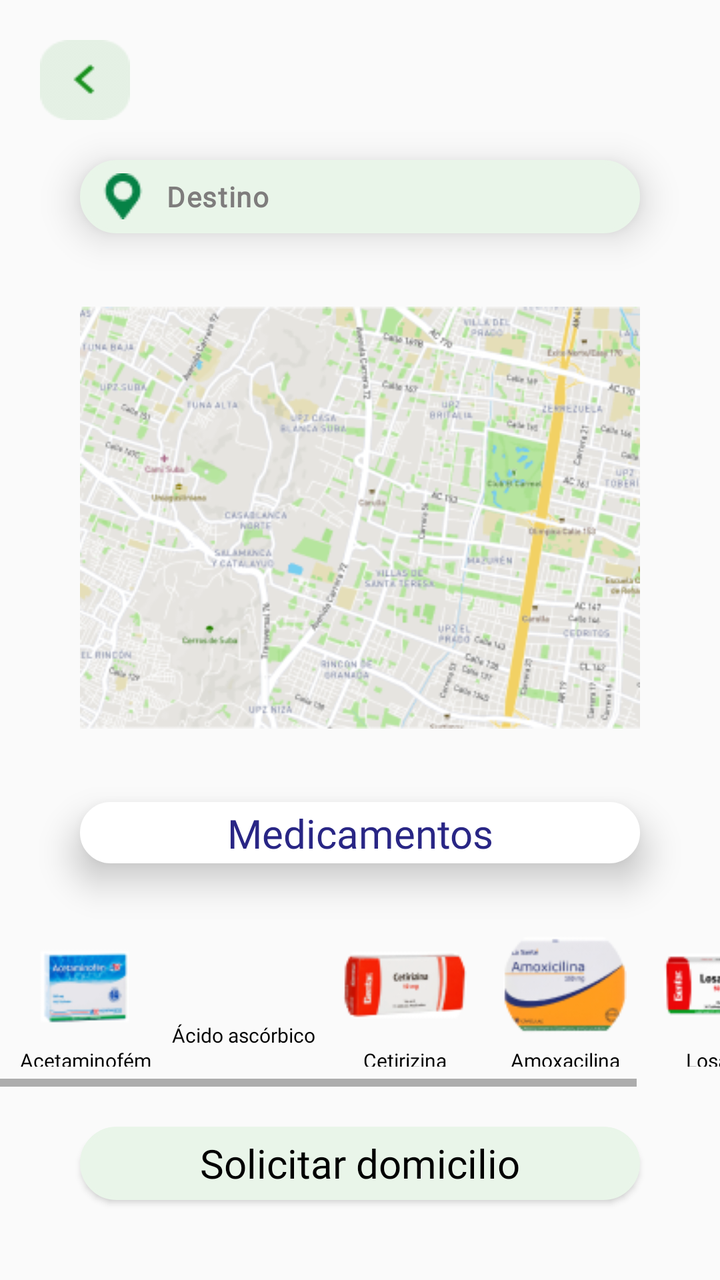
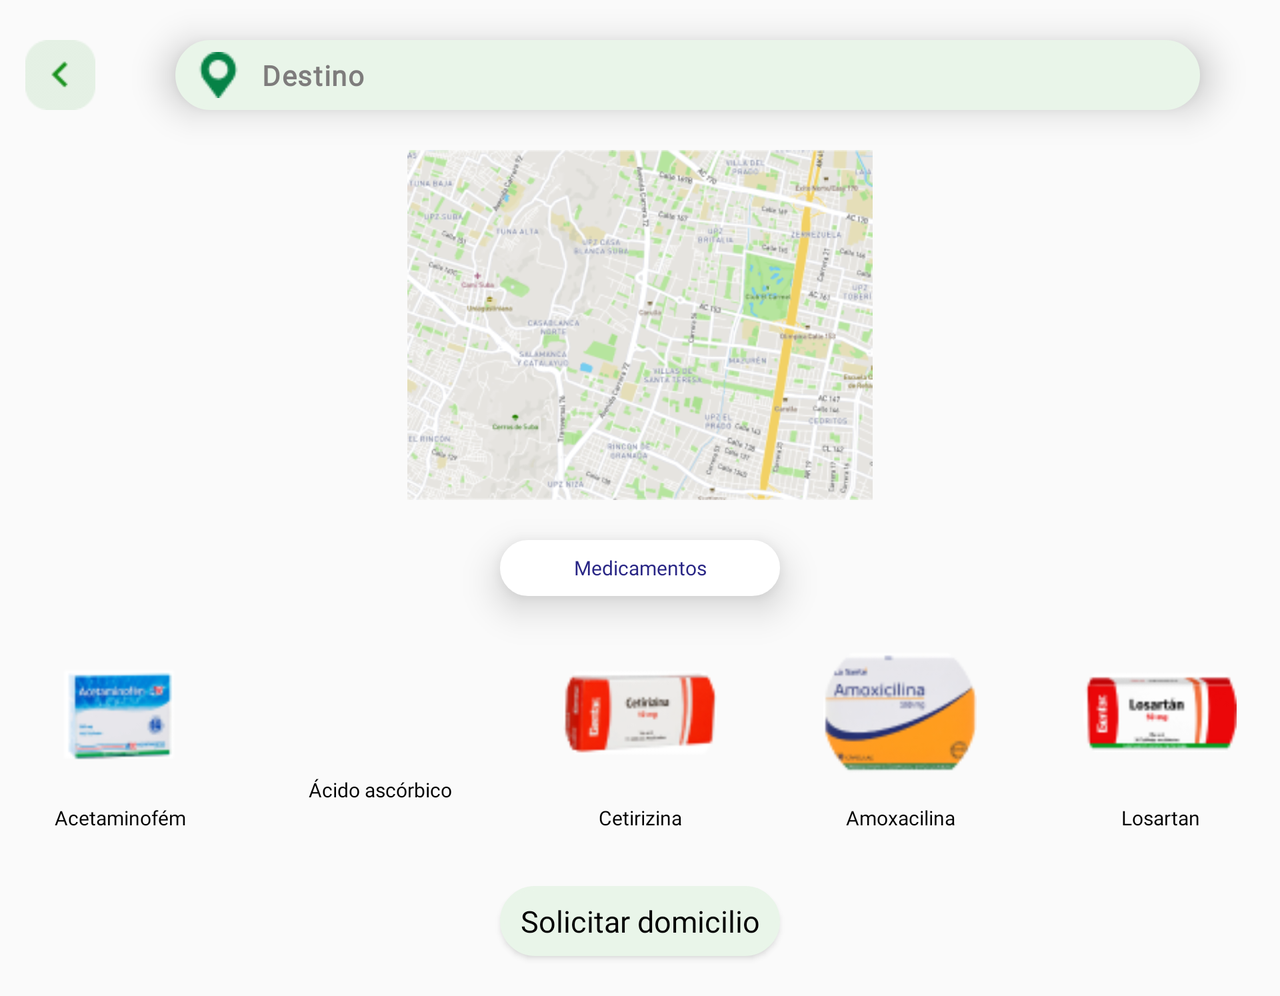

Two renders of one Android screen. The first uses the default layout on a phone; the second uses the alternative layout the repository ships for a different screen configuration, on a matching device. The two XML files are below.
<!-- AndroidManifest.xml: application theme Theme.MedicaMeApp -->
<!-- res/layout/activity_domicilio.xml -->
<?xml version="1.0" encoding="utf-8"?>
<androidx.constraintlayout.widget.ConstraintLayout xmlns:android="http://schemas.android.com/apk/res/android"
    xmlns:app="http://schemas.android.com/apk/res-auto"
    xmlns:tools="http://schemas.android.com/tools"
    android:layout_width="match_parent"
    android:layout_height="match_parent"
    tools:context=".DomicilioActivity">

    <ImageButton
        android:id="@+id/backButton"
        android:layout_width="0dp"
        android:layout_height="40dp"
        android:layout_marginLeft="20dp"
        android:layout_marginTop="20dp"
        android:layout_marginBottom="10dp"
        app:layout_constraintBottom_toTopOf="@+id/destino"
        app:layout_constraintStart_toStartOf="parent"
        app:layout_constraintTop_toTopOf="parent"
        app:layout_constraintVertical_weight="0.8"
        android:background="@drawable/iconback"

        />

    <EditText
        android:id="@+id/destino"
        android:layout_width="0dp"
        android:layout_height="0dp"

        android:layout_alignParentLeft="true"
        android:layout_alignParentTop="true"
        android:layout_marginStart="40dp"
        android:layout_marginTop="10dp"
        android:layout_marginEnd="40dp"
        android:layout_marginBottom="10dp"
        android:background="@drawable/rounded_background_green"
        android:drawableLeft="@drawable/ubicationicon"
        android:drawablePadding="10dp"

        android:elevation="11dp"
        android:fontFamily="@font/roboto_bold"
        android:hint="Destino"
        android:letterSpacing="0.04"
        android:lineHeight="16sp"
        android:paddingLeft="10dp"


        android:textColorHint="#7E7C7C"
        android:textFontWeight="700"
        android:textSize="14sp"
        app:circularflow_radiusInDP="15dp"
        app:layout_constraintBottom_toTopOf="@+id/mapView"
        app:layout_constraintEnd_toEndOf="parent"
        app:layout_constraintHorizontal_bias="1.0"
        app:layout_constraintStart_toStartOf="parent"
        app:layout_constraintTop_toBottomOf="@+id/backButton"
        app:layout_constraintVertical_weight="0.6" />

    <ImageView
        android:id="@+id/mapView"
        android:layout_width="0dp"
        android:layout_height="0dp"
        android:layout_marginLeft="40dp"
        android:layout_marginTop="10dp"
        android:layout_marginRight="40dp"
        app:srcCompat="@drawable/mapa"
        android:layout_marginBottom="10dp"
        app:layout_constraintBottom_toTopOf="@+id/Medicamentos"
        app:layout_constraintEnd_toEndOf="parent"
        app:layout_constraintStart_toStartOf="parent"

        app:layout_constraintTop_toBottomOf="@+id/destino"

        app:layout_constraintVertical_weight="4" />

    <TextView
        android:id="@+id/Medicamentos"
        android:layout_width="0dp"
        android:layout_height="0dp"
        android:layout_marginStart="40dp"
        android:layout_marginTop="10dp"
        android:layout_marginEnd="40dp"
        android:layout_marginBottom="10dp"
        android:background="@drawable/rounded_frame_layout"
        android:elevation="11dp"
        android:fontFamily="@font/roboto_bold"
        android:gravity="center"
        android:lineHeight="23sp"
        android:text="Medicamentos"
        android:textAlignment="center"
        android:textColor="#292685"
        android:textSize="20sp"
        app:layout_constraintBottom_toTopOf="@+id/listaMedicamentos"
        app:layout_constraintEnd_toEndOf="parent"
        app:layout_constraintStart_toStartOf="parent"
        app:layout_constraintTop_toBottomOf="@+id/mapView"
        app:layout_constraintVertical_weight="0.5" />

    <HorizontalScrollView
        android:id="@+id/listaMedicamentos"
        android:layout_width="0dp"
        android:layout_height="0dp"
        android:layout_marginTop="10dp"
        android:layout_marginBottom="10dp"
        android:fillViewport="true"
        app:layout_constraintBottom_toTopOf="@+id/buttonSolicitarDomicilio"
        app:layout_constraintEnd_toEndOf="parent"
        app:layout_constraintStart_toStartOf="parent"
        app:layout_constraintTop_toBottomOf="@+id/Medicamentos"
        app:layout_constraintVertical_weight="1.5">

        <LinearLayout
            android:id="@+id/medHorizontal"
            android:layout_width="0dp"
            android:layout_height="fill_parent"
            android:orientation="horizontal"
            android:padding="10dp">

            <LinearLayout
                android:id="@+id/acetaminofem"
                android:layout_width="0dp"
                android:layout_height="fill_parent"
                android:layout_marginRight="10dp"
                android:layout_weight="1"
                android:orientation="vertical">

                <ImageView
                    android:layout_width="match_parent"
                    android:layout_height="wrap_content"
                    app:srcCompat="@drawable/acetaminofem"
                    android:layout_weight="0.7">

                </ImageView>

                <TextView
                    android:layout_width="match_parent"
                    android:layout_height="wrap_content"
                    android:fontFamily="@font/roboto_bold"
                    android:text="Acetaminofém"
                    android:textAlignment="center"
                    android:gravity="center"
                    android:textColor="#000000"
                    android:textSize="10sp"
                    android:layout_weight="0.3"></TextView>
            </LinearLayout>

            <LinearLayout
                android:id="@+id/acidoAscorbico"
                android:layout_width="0dp"
                android:layout_height="fill_parent"
                android:layout_marginRight="10dp"
                android:layout_weight="1"
                android:orientation="vertical">

                <ImageView
                    android:layout_width="match_parent"
                    android:layout_height="wrap_content"
                    app:srcCompat="@drawable/acido_ascorbico"
                    android:layout_weight="0.7">

                </ImageView>

                <TextView
                    android:layout_width="match_parent"
                    android:layout_height="wrap_content"
                    android:fontFamily="@font/roboto_bold"
                    android:text="Ácido ascórbico"
                    android:textAlignment="center"
                    android:singleLine="true"
                    android:gravity="center"
                    android:textColor="#000000"
                    android:textSize="10sp"
                    android:layout_weight="0.3"></TextView>
            </LinearLayout>

            <LinearLayout
                android:id="@+id/cetirizina"
                android:layout_width="0dp"
                android:layout_height="fill_parent"
                android:layout_marginRight="10dp"
                android:layout_weight="1"
                android:orientation="vertical">

                <ImageView
                    android:layout_width="match_parent"
                    android:layout_height="wrap_content"
                    app:srcCompat="@drawable/cetirizina"
                    android:layout_weight="0.7">

                </ImageView>

                <TextView
                    android:layout_width="match_parent"
                    android:layout_height="wrap_content"
                    android:fontFamily="@font/roboto_bold"
                    android:text="Cetirizina"
                    android:textAlignment="center"
                    android:gravity="center"
                    android:textColor="#000000"
                    android:textSize="10sp"
                    android:layout_weight="0.3"></TextView>
            </LinearLayout>

            <LinearLayout
                android:id="@+id/amoxacilina"
                android:layout_width="0dp"
                android:layout_height="fill_parent"
                android:layout_marginRight="10dp"
                android:layout_weight="1"
                android:orientation="vertical">

                <ImageView
                    android:layout_width="match_parent"
                    android:layout_height="wrap_content"
                    app:srcCompat="@drawable/amoxacilina"
                    android:layout_weight="0.7">
                </ImageView>

                <TextView
                    android:layout_width="match_parent"
                    android:layout_height="wrap_content"
                    android:fontFamily="@font/roboto_bold"
                    android:text="Amoxacilina"
                    android:textAlignment="center"
                    android:gravity="center"
                    android:textColor="#000000"
                    android:textSize="10sp"
                    android:layout_weight="0.3"></TextView>
            </LinearLayout>

            <LinearLayout
                android:id="@+id/losartan"
                android:layout_width="0dp"
                android:layout_height="fill_parent"
                android:layout_weight="1"
                android:orientation="vertical">

                <ImageView
                    android:layout_width="match_parent"
                    android:layout_height="wrap_content"
                    app:srcCompat="@drawable/losartan"
                    android:layout_weight="0.7">

                </ImageView>

                <TextView
                    android:layout_width="match_parent"
                    android:layout_height="wrap_content"
                    android:fontFamily="@font/roboto_bold"
                    android:text="Losartan"
                    android:textAlignment="center"
                    android:gravity="center"
                    android:textColor="#000000"
                    android:textSize="10sp"
                    android:layout_weight="0.3"></TextView>
            </LinearLayout>

        </LinearLayout>
    </HorizontalScrollView>


    <Button
        android:id="@+id/buttonSolicitarDomicilio"
        android:layout_width="0dp"
        android:layout_height="0dp"
        android:layout_marginStart="40dp"
        android:layout_marginTop="10dp"
        android:layout_marginEnd="40dp"
        android:layout_marginBottom="40dp"
        android:background="@drawable/rounded_background_green"
        android:fontFamily="@font/roboto_bold"
        android:text="Solicitar domicilio"
        android:textAllCaps="false"
        android:textColor="#000000"
        android:textSize="20sp"
        app:layout_constraintBottom_toBottomOf="parent"
        app:layout_constraintEnd_toEndOf="parent"
        app:layout_constraintHorizontal_bias="1.0"
        app:layout_constraintStart_toEndOf="@+id/listaMedicamentos"
        app:layout_constraintStart_toStartOf="parent"
        app:layout_constraintTop_toBottomOf="@+id/listaMedicamentos"
        app:layout_constraintVertical_weight="0.6" />

    <TextView
        android:id="@+id/weatherText"
        android:layout_width="wrap_content"
        android:layout_height="wrap_content"
        app:layout_constraintBottom_toTopOf="@+id/destino"
        app:layout_constraintEnd_toEndOf="parent"
        app:layout_constraintStart_toEndOf="@+id/backButton"
        app:layout_constraintTop_toTopOf="parent" />

</androidx.constraintlayout.widget.ConstraintLayout>
<!-- resources referenced by this layout -->
<resources>
  <!-- drawable acetaminofem: png bitmap (drawable-v24, 4354 bytes) -->
  <!-- drawable amoxacilina: png bitmap (drawable-v24, 6001 bytes) -->
  <!-- drawable cetirizina: png bitmap (drawable-v24, 4610 bytes) -->
  <!-- drawable iconback: png bitmap (drawable, 871 bytes) -->
  <!-- drawable losartan: png bitmap (drawable, 61745 bytes) -->
  <!-- drawable mapa: png bitmap (drawable-v24, 142159 bytes) -->
  <!-- drawable rounded_background_green (drawable) -->
  <?xml version="1.0" encoding="utf-8"?>
  <shape xmlns:android="http://schemas.android.com/apk/res/android">
  
      <solid android:color="#E9F5E9"/>
  
      <stroke android:width="2dp"
          android:color="#E9F5E9"/>
      <corners
          android:bottomRightRadius="40dp"
          android:bottomLeftRadius="40dp"
          android:topLeftRadius="40dp"
          android:topRightRadius="40dp"/>
  </shape>
  <!-- drawable rounded_frame_layout (drawable) -->
  <?xml version="1.0" encoding="UTF-8"?>
  <shape xmlns:android="http://schemas.android.com/apk/res/android">
      <solid android:color="#FFFFFF"/>
  
      <stroke android:width="2dp"
          android:color="#FFFFFF"/>
  
      <padding android:left="2dp"
          android:top="2dp"
          android:right="2dp"
          android:bottom="2dp"/>
  
      <corners android:radius="30dp" />
  </shape>
  <!-- drawable ubicationicon: png bitmap (drawable-v24, 691 bytes) -->
  <style name="Theme.MedicaMeApp" parent="Theme.AppCompat.Light.NoActionBar">
          
          <item name="colorPrimary">@color/purple_500</item>
          <item name="colorPrimaryVariant">@color/purple_700</item>
          <item name="colorOnPrimary">@color/white</item>
          
          <item name="colorSecondary">@color/teal_200</item>
          <item name="colorSecondaryVariant">@color/teal_700</item>
          <item name="colorOnSecondary">@color/black</item>
          
          <item name="android:statusBarColor">?attr/colorPrimaryVariant</item>
          
      </style>
  <color name="purple_500">#FF6200EE</color>
  <color name="purple_700">#FF3700B3</color>
  <color name="white">#FFFFFFFF</color>
  <color name="teal_200">#FF03DAC5</color>
  <color name="teal_700">#FF018786</color>
  <color name="black">#FF000000</color>
</resources>
<!-- res/layout-land/activity_domicilio.xml (the repository's variant of the layout above) -->
<!-- drawn on the phone turned sideways -->
<?xml version="1.0" encoding="utf-8"?>
<ScrollView xmlns:android="http://schemas.android.com/apk/res/android"
    xmlns:app="http://schemas.android.com/apk/res-auto"
    xmlns:tools="http://schemas.android.com/tools"
    android:layout_width="match_parent"
    android:layout_height="match_parent"
    tools:context=".DomicilioActivity">

    <androidx.constraintlayout.widget.ConstraintLayout
        android:layout_width="match_parent"
        android:layout_height="wrap_content" >

        <ImageButton
            android:id="@+id/backButton"
            android:layout_width="35dp"
            android:layout_height="35dp"
            android:layout_marginLeft="20dp"
            android:background="@drawable/iconback"
            app:layout_constraintEnd_toStartOf="@+id/mapView"
            app:layout_constraintHorizontal_weight="0.05"
            app:layout_constraintStart_toStartOf="parent"
            app:layout_constraintTop_toTopOf="@+id/destino"
            app:layout_constraintBottom_toBottomOf="@+id/destino"
            app:layout_constraintVertical_weight="0.8"

            />

        <EditText
            android:id="@+id/destino"
            android:layout_width="0dp"
            android:layout_height="0dp"

            android:layout_alignParentLeft="true"
            android:layout_alignParentTop="true"
            android:layout_marginStart="40dp"
            android:layout_marginTop="20dp"
            android:layout_marginEnd="40dp"
            android:layout_marginBottom="10dp"
            android:background="@drawable/rounded_background_green"
            android:drawableLeft="@drawable/ubicationicon"
            android:drawablePadding="10dp"

            android:elevation="11dp"
            android:fontFamily="@font/roboto_bold"
            android:hint="Destino"
            android:letterSpacing="0.04"
            android:lineHeight="16sp"
            android:paddingLeft="10dp"


            android:textColorHint="#7E7C7C"
            android:textFontWeight="700"
            android:textSize="14sp"
            app:circularflow_radiusInDP="15dp"
            app:layout_constraintBottom_toTopOf="@+id/mapView"
            app:layout_constraintEnd_toEndOf="parent"
            app:layout_constraintHorizontal_bias="1.0"
            app:layout_constraintHorizontal_weight="0.9"
            app:layout_constraintStart_toEndOf="@+id/backButton"
            app:layout_constraintTop_toTopOf="parent"
            app:layout_constraintVertical_weight="1" />

        <ImageView
            android:id="@+id/mapView"
            android:layout_width="0dp"
            android:layout_height="0dp"
            android:layout_marginLeft="40dp"
            android:layout_marginTop="10dp"
            android:layout_marginRight="40dp"
            app:srcCompat="@drawable/mapa"

            android:layout_marginBottom="10dp"
            app:layout_constraintBottom_toTopOf="@+id/Medicamentos"
            app:layout_constraintEnd_toEndOf="parent"
            app:layout_constraintStart_toStartOf="parent"

            app:layout_constraintTop_toBottomOf="@+id/destino"

            app:layout_constraintVertical_weight="5" />

        <TextView
            android:id="@+id/Medicamentos"
            android:layout_width="0dp"
            android:layout_height="0dp"
            android:layout_marginStart="250dp"
            android:layout_marginTop="10dp"
            android:layout_marginEnd="250dp"
            android:layout_marginBottom="10dp"
            android:background="@drawable/rounded_frame_layout"
            android:elevation="11dp"
            android:fontFamily="@font/roboto_bold"
            android:gravity="center"
            android:text="Medicamentos"
            android:textAlignment="center"
            android:textColor="#292685"
            android:textSize="10sp"
            app:layout_constraintBottom_toTopOf="@+id/listaMedicamentos"
            app:layout_constraintEnd_toEndOf="parent"
            app:layout_constraintStart_toStartOf="parent"
            app:layout_constraintTop_toBottomOf="@+id/mapView"
            app:layout_constraintVertical_weight="0.8" />

        <HorizontalScrollView
            android:id="@+id/listaMedicamentos"
            android:layout_width="0dp"
            android:layout_height="0dp"
            android:layout_marginTop="10dp"
            android:layout_marginBottom="10dp"
            android:fillViewport="true"
            app:layout_constraintBottom_toTopOf="@+id/buttonSolicitarDomicilio"
            app:layout_constraintEnd_toEndOf="parent"
            app:layout_constraintStart_toStartOf="parent"
            app:layout_constraintTop_toBottomOf="@+id/Medicamentos"
            app:layout_constraintVertical_weight="3">

            <LinearLayout
                android:id="@+id/medHorizontal"
                android:layout_width="0dp"
                android:layout_height="fill_parent"
                android:orientation="horizontal">

                <LinearLayout
                    android:id="@+id/acetaminofem"
                    android:layout_width="0dp"
                    android:layout_height="fill_parent"
                    android:layout_marginRight="10dp"
                    android:layout_weight="1"
                    android:orientation="vertical">

                    <ImageView
                        android:layout_width="match_parent"
                        android:layout_height="wrap_content"
                        app:srcCompat="@drawable/acetaminofem"
                        android:layout_weight="0.6">

                    </ImageView>

                    <TextView
                        android:layout_width="match_parent"
                        android:layout_height="wrap_content"
                        android:fontFamily="@font/roboto_bold"
                        android:text="Acetaminofém"
                        android:textAlignment="center"
                        android:gravity="center"
                        android:textColor="#000000"
                        android:textSize="10sp"
                        android:padding="5dp"
                        android:layout_weight="0.4"></TextView>
                </LinearLayout>

                <LinearLayout
                    android:id="@+id/acidoAscorbico"
                    android:layout_width="0dp"
                    android:layout_height="fill_parent"
                    android:layout_marginRight="10dp"
                    android:layout_weight="1"
                    android:orientation="vertical">

                    <ImageView
                        android:layout_width="match_parent"
                        android:layout_height="wrap_content"
                        app:srcCompat="@drawable/acido_ascorbico"
                        android:layout_weight="0.6">

                    </ImageView>

                    <TextView
                        android:layout_width="match_parent"
                        android:layout_height="wrap_content"
                        android:fontFamily="@font/roboto_bold"
                        android:text="Ácido ascórbico"
                        android:textAlignment="center"
                        android:singleLine="true"
                        android:gravity="center"
                        android:textColor="#000000"
                        android:textSize="10sp"
                        android:layout_weight="0.4"
                        android:padding="5dp"></TextView>
                </LinearLayout>

                <LinearLayout
                    android:id="@+id/cetirizina"
                    android:layout_width="0dp"
                    android:layout_height="fill_parent"
                    android:layout_marginRight="10dp"
                    android:layout_weight="1"
                    android:orientation="vertical">

                    <ImageView
                        android:layout_width="match_parent"
                        android:layout_height="wrap_content"
                        app:srcCompat="@drawable/cetirizina"
                        android:layout_weight="0.6">

                    </ImageView>

                    <TextView
                        android:layout_width="match_parent"
                        android:layout_height="wrap_content"
                        android:fontFamily="@font/roboto_bold"
                        android:text="Cetirizina"
                        android:textAlignment="center"
                        android:gravity="center"
                        android:textColor="#000000"
                        android:textSize="10sp"
                        android:padding="5dp"
                        android:layout_weight="0.4"></TextView>
                </LinearLayout>

                <LinearLayout
                    android:id="@+id/amoxacilina"
                    android:layout_width="0dp"
                    android:layout_height="fill_parent"
                    android:layout_marginRight="10dp"
                    android:layout_weight="1"
                    android:orientation="vertical">

                    <ImageView
                        android:layout_width="match_parent"
                        android:layout_height="wrap_content"
                        app:srcCompat="@drawable/amoxacilina"
                        android:layout_weight="0.6">
                    </ImageView>

                    <TextView
                        android:layout_width="match_parent"
                        android:layout_height="wrap_content"
                        android:fontFamily="@font/roboto_bold"
                        android:text="Amoxacilina"
                        android:textAlignment="center"
                        android:gravity="center"
                        android:textColor="#000000"
                        android:textSize="10sp"
                        android:padding="5dp"
                        android:layout_weight="0.4"></TextView>
                </LinearLayout>

                <LinearLayout
                    android:id="@+id/losartan"
                    android:layout_width="0dp"
                    android:layout_height="fill_parent"
                    android:layout_weight="1"
                    android:orientation="vertical">

                    <ImageView
                        android:layout_width="match_parent"
                        android:layout_height="wrap_content"
                        app:srcCompat="@drawable/losartan"
                        android:layout_weight="0.6">

                    </ImageView>

                    <TextView
                        android:layout_width="match_parent"
                        android:layout_height="wrap_content"
                        android:fontFamily="@font/roboto_bold"
                        android:text="Losartan"
                        android:textAlignment="center"
                        android:gravity="center"
                        android:textColor="#000000"
                        android:textSize="10sp"
                        android:padding="5dp"
                        android:layout_weight="0.4"></TextView>
                </LinearLayout>

            </LinearLayout>
        </HorizontalScrollView>


        <Button
            android:id="@+id/buttonSolicitarDomicilio"
            android:layout_width="0dp"
            android:layout_height="0dp"
            android:layout_marginStart="250dp"
            android:layout_marginTop="10dp"
            android:layout_marginEnd="250dp"
            android:layout_marginBottom="20dp"
            android:background="@drawable/rounded_background_green"
            android:fontFamily="@font/roboto_bold"
            android:text="Solicitar domicilio"
            android:textAllCaps="false"
            android:textColor="#000000"
            android:textSize="15sp"
            app:layout_constraintBottom_toBottomOf="parent"
            app:layout_constraintEnd_toEndOf="parent"
            app:layout_constraintHorizontal_bias="1.0"
            app:layout_constraintStart_toEndOf="@+id/listaMedicamentos"
            app:layout_constraintStart_toStartOf="parent"
            app:layout_constraintTop_toBottomOf="@+id/listaMedicamentos"
            app:layout_constraintVertical_weight="1" />

        <TextView
            android:id="@+id/weatherText"
            android:layout_width="wrap_content"
            android:layout_height="wrap_content"
            android:layout_marginBottom="25dp"
            app:layout_constraintBottom_toBottomOf="parent"
            app:layout_constraintEnd_toEndOf="parent"
            app:layout_constraintStart_toEndOf="@+id/buttonSolicitarDomicilio" />

    </androidx.constraintlayout.widget.ConstraintLayout>


</ScrollView>
